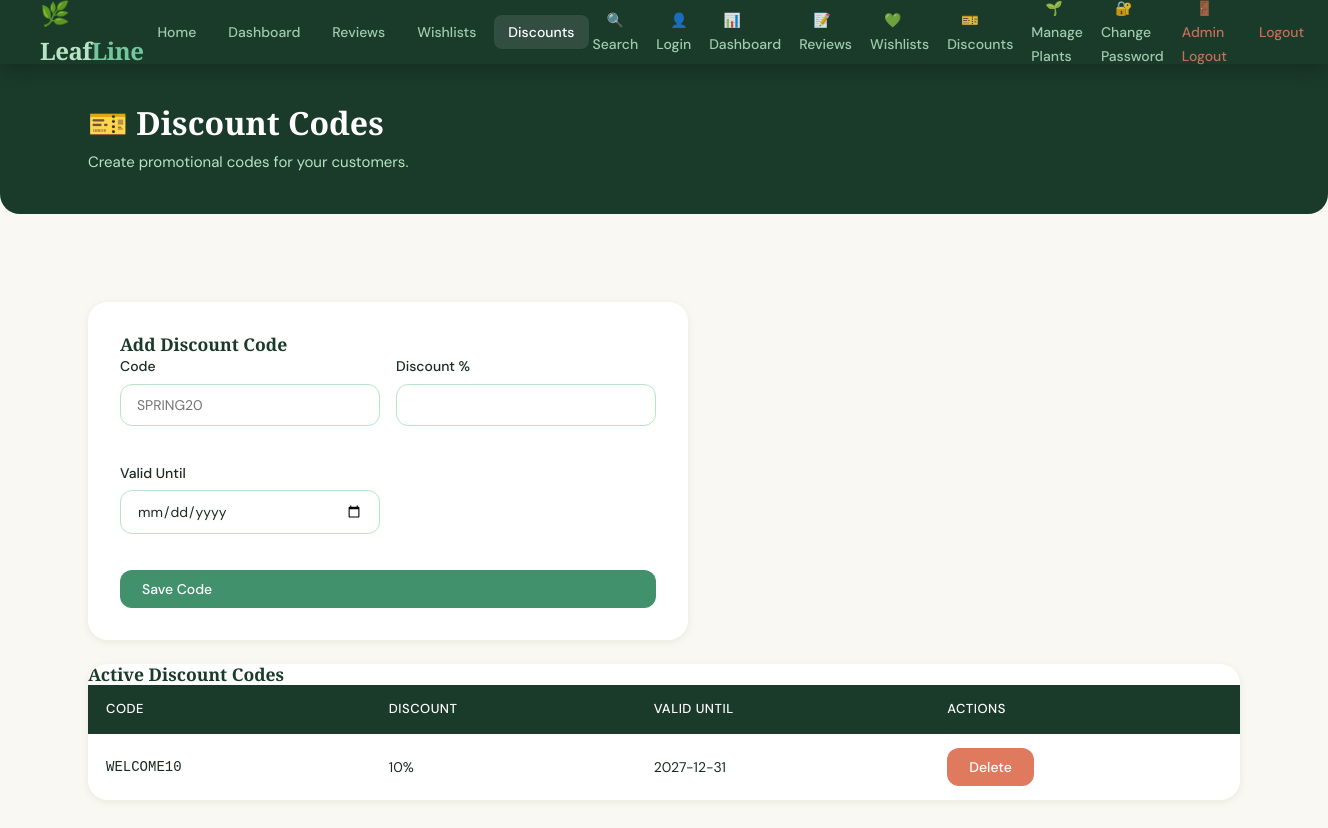
The page /discount_codes.php (signed in) on the database its author committed.
### tables this page shows
CREATE TABLE IF NOT EXISTS discount_codes (
    id INT AUTO_INCREMENT PRIMARY KEY,
    code VARCHAR(64) NOT NULL UNIQUE,
    discount_percent TINYINT NOT NULL DEFAULT 0,
    valid_until DATE NOT NULL,
    created_at DATETIME NOT NULL DEFAULT CURRENT_TIMESTAMP
);

### db.php (called while the page is built, shortened)
<?php
function isAdmin() {
    return isset($_SESSION['admin_verified']) && $_SESSION['admin_verified'] === true;
}
function e($str) {
    return htmlspecialchars($str, ENT_QUOTES, 'UTF-8');
}
?>

### discount_codes.php (the view, shortened to what this page needs)
<?php
require_once 'db.php';
$result = $conn->query("SELECT * FROM discount_codes ORDER BY created_at DESC");
$codes = $result->fetch_all(MYSQLI_ASSOC);
?>
<!DOCTYPE html>
<html lang="en">
<head>
    <link rel="stylesheet" href="style.css">
</head>
<body>
<nav class="navbar">
    <a href="/plantshop/" class="navbar-brand">🌿 Leaf<span>Line</span></a>
    <ul class="navbar-nav">
        <li><a href="/plantshop/">Home</a></li>
        <li><a href="dashboard">Dashboard</a></li>
        <li><a href="admin_reviews">Reviews</a></li>
        <li><a href="admin_wishlist">Wishlists</a></li>
        <li><a href="discount_codes" class="active">Discounts</a></li>
        <li><a href="search.php">🔍 Search</a></li>
        <?php if (isset($_SESSION['customer_id'])): ?>
        <li><a href="account.php">🙍 My Account</a></li>
        <li><a href="loyalty.php">🏆 Rewards</a></li>
        <li><a href="logout.php">🚪 Logout</a></li>
        <?php else: ?>
        <li><a href="login.php">👤 Login</a></li>
        <?php endif; ?>
        <?php if (isAdmin()): ?>
        <li><a href="dashboard">📊 Dashboard</a></li>
        <li><a href="admin_reviews">📝 Reviews</a></li>
        <li><a href="admin_wishlist">💚 Wishlists</a></li>
        <li><a href="discount_codes">🎫 Discounts</a></li>
        <li><a href="add_plant">🌱 Manage Plants</a></li>
        <li><a href="admin_change_password.php">🔐 Change Password</a></li>
        <li><a href="add_plant?logout=1" style="color:#e07a5f;">🚪 Admin Logout</a></li>
        <?php else: ?>
        <li><a href="admin_login.php">⚙ Admin</a></li>
        <?php endif; ?>
        <li><a href="add_plant?logout=1" style="color:#e07a5f;">Logout</a></li>
    </ul>
</nav>
<div class="page-header">
    <div class="container">
        <h1>🎫 Discount Codes</h1>
        <p>Create promotional codes for your customers.</p>
    </div>
</div>
<div class="page-wrapper">
    <div class="form-card" style="margin-bottom: 24px;">
        <h3>Add Discount Code</h3>
        <form method="POST" style="display:grid; gap:16px;">
            <div class="form-row">
                <div class="form-group">
                    <label class="form-label">Code</label>
                    <input type="text" name="code" class="form-control" placeholder="SPRING20" required>
                </div>
                <div class="form-group">
                    <label class="form-label">Discount %</label>
                    <input type="number" name="discount_percent" class="form-control" min="1" max="100" required>
                </div>
                <div class="form-group">
                    <label class="form-label">Valid Until</label>
                    <input type="date" name="valid_until" class="form-control" required>
                </div>
            </div>
            <button type="submit" class="btn btn-primary">Save Code</button>
        </form>
    </div>
    <div class="table-card">
        <h3>Active Discount Codes</h3>
        <?php if (empty($codes)): ?>
            <p>No discount codes created yet.</p>
        <?php else: ?>
            <table>
                <thead>
                    <tr>
                        <th>Code</th>
                        <th>Discount</th>
                        <th>Valid Until</th>
                        <th>Actions</th>
                    </tr>
                </thead>
                <tbody>
                <?php foreach ($codes as $code): ?>
                    <tr>
                        <td><code><?= e($code['code']) ?></code></td>
                        <td><?= e($code['discount_percent']) ?>%</td>
                        <td><?= e($code['valid_until']) ?></td>
                        <td>
                            <form method="POST" style="display:inline;">
                                <button type="submit" class="btn btn-secondary" style="background:#e07a5f; color:#fff;" onclick="return confirm('Delete this code?')">Delete</button>
                            </form>
                        </td>
                    </tr>
                <?php endforeach; ?>
                </tbody>
            </table>
        <?php endif; ?>
    </div>
</div>
</body>
</html>

### style.css (style rules this page uses)
:root { --green-deep: #1a3a2a; --green-mid: #2d6a4f; --green-bright: #40916c; --green-soft: #74c69d; --green-pale: #b7e4c7; --green-wash: #d8f3dc; --cream: #faf8f2; --white: #ffffff; --text-dark: #1c2b22; --text-mid: #4a6358; --text-light: #8aab97; --accent-gold: #c9a84c; --accent-coral: #e07a5f; --danger: #c0392b; --danger-light: #fdecea; --warn: #d4882a; --warn-light: #fff3e0; --shadow-sm: 0 2px 8px rgba(29,58,42,0.08); --shadow-md: 0 6px 24px rgba(29,58,42,0.12); --shadow-lg: 0 16px 48px rgba(29,58,42,0.16); --radius: 12px; --radius-lg: 20px; --transition: all 0.25s cubic-bezier(0.4,0,0.2,1); }
*, *::before, *::after { box-sizing: border-box; margin: 0; padding: 0; }
html { scroll-behavior: smooth; }
body { font-family: 'DM Sans', sans-serif; background: var(--cream); color: var(--text-dark); line-height: 1.6; font-size: 15px; }
h1, h2, h3, h4 { font-family: 'Playfair Display', serif; line-height: 1.2; color: var(--green-deep); }
a { color: var(--green-bright); text-decoration: none; transition: var(--transition); }
.navbar { background: var(--green-deep); padding: 0 40px; display: flex; align-items: center; justify-content: space-between; height: 64px; position: sticky; top: 0; z-index: 100; box-shadow: 0 2px 20px rgba(0,0,0,0.3); }
.navbar-brand { font-family: 'Playfair Display', serif; font-size: 1.5rem; color: var(--green-pale) !important; font-weight: 700; letter-spacing: -0.5px; }
.navbar-brand span { color: var(--green-soft); }
.navbar-nav { display: flex; align-items: center; gap: 4px; list-style: none; }
.navbar-nav a { color: var(--green-pale); padding: 8px 14px; border-radius: 8px; font-size: 14px; font-weight: 500; opacity: 0.85; transition: var(--transition); }
.navbar-nav a:hover, .navbar-nav a.active { background: rgba(255,255,255,0.1); color: var(--white); opacity: 1; }
.container { max-width: 1200px; margin: 0 auto; padding: 0 24px; }
.page-wrapper { padding: 48px 24px; max-width: 1200px; margin: 0 auto; }
.page-header { background: var(--green-deep); padding: 40px; border-radius: 0 0 var(--radius-lg) var(--radius-lg); margin-bottom: 40px; }
.page-header h1 { color: var(--white); font-size: 2rem; }
.page-header p { color: var(--green-pale); margin-top: 8px; }
.btn { display: inline-flex; align-items: center; gap: 6px; padding: 10px 22px; border-radius: var(--radius); font-family: 'DM Sans', sans-serif; font-size: 14px; font-weight: 500; border: none; cursor: pointer; transition: var(--transition); text-decoration: none; white-space: nowrap; }
.btn-primary { background: var(--green-bright); color: var(--white); }
.btn-secondary { background: var(--green-wash); color: var(--green-deep); }
.form-card { background: var(--white); border-radius: var(--radius-lg); padding: 32px; box-shadow: var(--shadow-sm); max-width: 600px; }
.form-group { margin-bottom: 20px; }
.form-label { display: block; font-size: 14px; font-weight: 500; color: var(--text-dark); margin-bottom: 6px; }
.form-control { width: 100%; padding: 11px 16px; border: 1.5px solid var(--green-pale); border-radius: var(--radius); font-family: 'DM Sans', sans-serif; font-size: 14px; color: var(--text-dark); background: var(--white); transition: var(--transition); outline: none; }
.form-row { display: grid; grid-template-columns: 1fr 1fr; gap: 16px; }
.table-card { background: var(--white); border-radius: var(--radius-lg); overflow: hidden; box-shadow: var(--shadow-sm); }
table { width: 100%; border-collapse: collapse; }
thead { background: var(--green-deep); color: var(--white); }
thead th { padding: 14px 18px; font-family: 'DM Sans', sans-serif; font-weight: 500; font-size: 13px; text-transform: uppercase; letter-spacing: 0.5px; text-align: left; }
tbody tr { border-bottom: 1px solid var(--green-wash); transition: background 0.15s; }
tbody tr:last-child { border-bottom: none; }
tbody td { padding: 14px 18px; font-size: 14px; color: var(--text-dark); vertical-align: middle; }

### rows shown on the page
discount_codes: code "WELCOME10", discount_percent "10", valid_until "2027-12-31"
